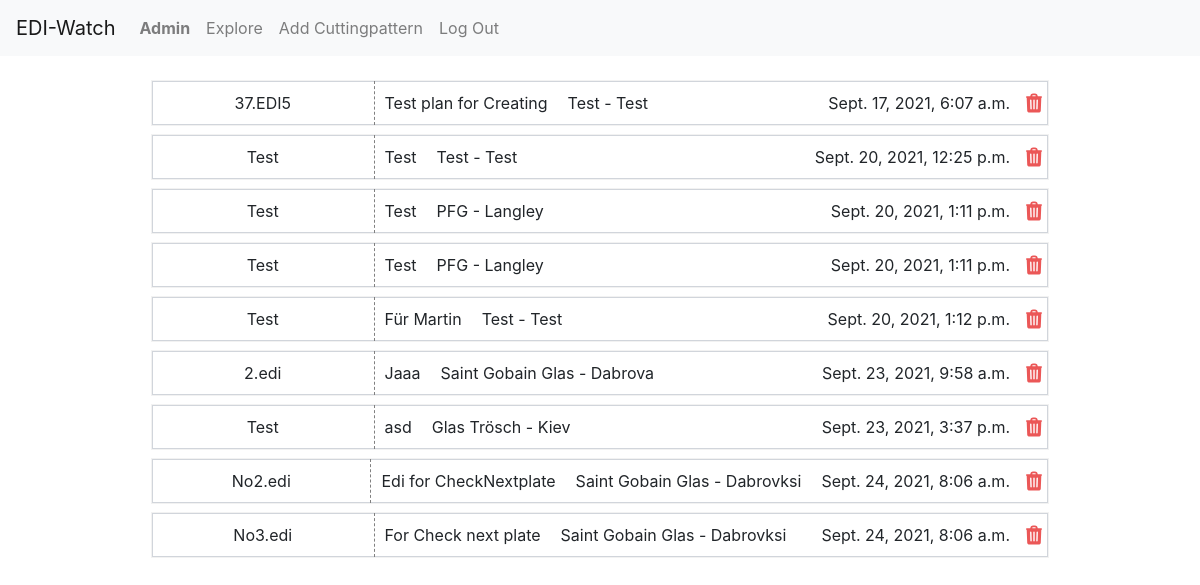
/ (signed in), run on the app's committed database.
### cuttingpattern/models.py (models this page shows, shortened)
class User(AbstractUser):
    id = models.AutoField(primary_key=True)

class CuttingPattern(models.Model):
    id = models.AutoField(primary_key=True)
    file_name = models.TextField()
    description = models.TextField()
    machine_code = models.TextField()
    json_file = models.TextField(blank=True)
    user = models.ForeignKey(User, related_name="cuttingpatterns", on_delete=DO_NOTHING)
    created  = models.DateTimeField(default=timezone.now)
    customer = models.ForeignKey(Customer, related_name="cuttingpatterns", on_delete=DO_NOTHING)

class Customer(models.Model):
    id = models.AutoField(primary_key=True)
    name = models.TextField()
    group = models.ForeignKey(CustomerGroup, blank=True, null=True, related_name="childs", on_delete=DO_NOTHING)
    def __str__(self):
        return f"{self.name}"

class CustomerGroup(models.Model):
    id = models.AutoField(primary_key=True)
    name = models.TextField()
    def __str__(self):
        return f"{self.name}"

### cuttingpattern/views.py (the view)
# urls.py: path('', views.index, name='index'),
def index(request):
    if request.user.is_authenticated:
        usr= User.objects.get(pk=request.user.id)
        return render(request, "cuttingpattern/index.html", {
            "cuttingpatterns" : usr.cuttingpatterns.all()
        })
    else:
        return HttpResponseRedirect(reverse("login"))

### cuttingpattern/templates/cuttingpattern/index.html
{% extends "cuttingpattern/layout.html" %}
{% load static %}
{% block body %}
<ul id="cp-display" class="rows">
  {% for pattern in cuttingpatterns %}
      <li id="{{pattern.id}}" class="flex row-indication">
        <div class="flex left-1-3 listing"><a>{{pattern.file_name}}</a></div>
        <div class="flex listing" style="width: 100%;">
          <a>{{pattern.description}}</a>
          <a>{{pattern.customer.group}} - {{pattern.customer}}</a>
          <div class="flex-row-reverse" style="width: 100%;">
            <div class="flex">
              <a>{{pattern.created}}</a>
              {% if pattern.user == user%}
                <img id="delete-ico" style="padding: 0 6px 0 6px;" src="{% static 'delete-button.svg' %}" alt="delete">
              {% endif %}
            </div>
          </div>
        </div>
      </li>
  {% endfor %}
</ul>
{% endblock %}

### cuttingpattern/templates/cuttingpattern/layout.html (shortened to what this page needs)
{% load static %}
<!DOCTYPE html>
<html lang="en">
    <head>
        <link rel="stylesheet" href="https://stackpath.bootstrapcdn.com/bootstrap/4.4.1/css/bootstrap.min.css">
        <link href="https://maxcdn.bootstrapcdn.com/font-awesome/4.5.0/css/font-awesome.min.css" rel="stylesheet">
        <link href="{% static 'breakpic.css' %}" rel="stylesheet">
        <link href="{% static 'style.css' %}" rel="stylesheet">
    </head>
    <body>
        <nav class="navbar navbar-expand-lg navbar-light bg-light">
            <a class="navbar-brand" href="{% url 'index' %}">EDI-Watch</a>
            <div>
              <ul class="navbar-nav mr-auto">
                {% if user.is_authenticated %}
                    <li class="nav-item">
                        <a class="nav-link" href="#"><strong>{{ user.username }}</strong></a>
                    </li>
                {% endif %}
                {% if user.is_authenticated %}
                    <li class="nav-item">
                        <a class="nav-link" href="{% url 'explore' %}">Explore</a>
                    </li>
                    <li class="nav-item">
                        <a id="add-cp" class="nav-link o-link">Add Cuttingpattern</a>
                    </li>
                    <li class="nav-item">
                        <a class="nav-link" href="{% url 'logout' %}">Log Out</a>
                    </li>
                {% endif %}
              </ul>
            </div>
          </nav>
        <div class="body">
            {% block body %}
            {% endblock %}
        </div>
    </body>
</html>

### cuttingpattern/static/style.css (style rules this page uses)
:root { --cp-list-bg: rgba(238, 238, 238, 0.623); --blocker: rgba(136, 136, 136, 0.623); --sidebar-color: rgb(136, 136, 136); --form-color: rgb(255, 249, 249); }
html, body { margin: 0; height: 100%; }
.body { height: calc(100vh - 56px); }
.flex { display: flex; }
.flex-row-reverse { display: flex; flex-direction: row-reverse; }
.rows { padding: 16px; padding-top: 20px; display: flex; flex-direction: column; width: 80%; margin: auto; }
.row-indication { margin: 5px 16px 5px 16px; box-shadow: rgba(0, 0, 0, 0.05) 0px 0px 0px 1px, rgb(209, 213, 219) 0px 0px 0px 1px inset; }
.left-1-3 { width: 33%; justify-content: center; border-right: 1px dashed grey; }
.listing a { padding: 10px; white-space: nowrap; block-size: fit-content; }
nav { -webkit-user-select:none; -moz-user-select:none; -ms-user-select:none; -o-user-select:none; user-select:none; }
nav ul,nav li { outline:0; margin:0; padding:0; }

### data on the page
User: username "Admin"
CuttingPattern: file_name "37.EDI5", description "Test plan for Creating", customer.group "Test", customer "Test", created "Sept. 17, 2021, 6:07 a.m."
CuttingPattern: file_name "Test", description "Test", customer.group "Test", customer "Test", created "Sept. 20, 2021, 12:25 p.m."
CuttingPattern: file_name "Test", description "Test", customer.group "PFG", customer "Langley", created "Sept. 20, 2021, 1:11 p.m."
CuttingPattern: file_name "Test", description "Test", customer.group "PFG", customer "Langley", created "Sept. 20, 2021, 1:11 p.m."
CuttingPattern: file_name "Test", description "Für Martin", customer.group "Test", customer "Test", created "Sept. 20, 2021, 1:12 p.m."
CuttingPattern: file_name "2.edi", description "Jaaa", customer.group "Saint Gobain Glas", customer "Dabrova", created "Sept. 23, 2021, 9:58 a.m."
CuttingPattern: file_name "Test", description "asd", customer.group "Glas Trösch", customer "Kiev", created "Sept. 23, 2021, 3:37 p.m."
CuttingPattern: file_name "No2.edi", description "Edi for CheckNextplate", customer.group "Saint Gobain Glas", customer "Dabrovksi", created "Sept. 24, 2021, 8:06 a.m."
CuttingPattern: file_name "No3.edi", description "For Check next plate", customer.group "Saint Gobain Glas", customer "Dabrovksi", created "Sept. 24, 2021, 8:06 a.m."
